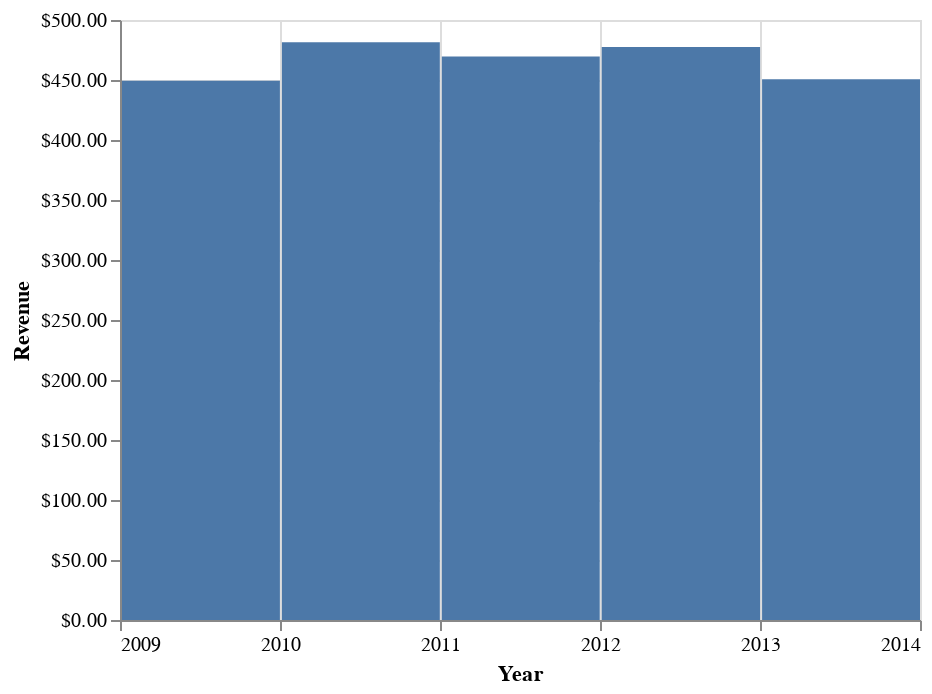

The cell this chart's notebook holds for it:
### Markdown cell above
Let's make some charts! To create a chart, call the `project.chart()` instead of 
the usual `altair.Chart(data)`.

### Code cell
project.chart().mark_bar().encode(
    x=d.Year,
    y=m.revenue,
)

### Figure 1 — Vega-Lite specification as saved in the notebook (floating-point values rounded to 4 significant figures)
{"config": {"view": {"continuousWidth": 400, "continuousHeight": 300}}, "data": {"name": "data-baba7ff52baf548e4b55d51de350ea18"}, "mark": "bar", "encoding": {"tooltip": [{"field": "Year", "title": "Year", "type": "temporal", "format": "%-Y"}, {"field": "revenue", "title": "Revenue", "type": "quantitative", "format": "$01,.2f"}], "x": {"axis": {"title": "Year", "format": "%-Y"}, "field": "Year", "timeUnit": "year", "type": "temporal"}, "y": {"axis": {"title": "Revenue", "format": "$01,.2f"}, "field": "revenue", "type": "quantitative"}}, "$schema": "https://vega.github.io/schema/vega-lite/v4.17.0.json", "datasets": {"data-baba7ff52baf548e4b55d51de350ea18": [{"Year": "2009-01-01T00:00:00", "revenue": 449.5}, {"Year": "2010-01-01T00:00:00", "revenue": 481.4}, {"Year": "2011-01-01T00:00:00", "revenue": 469.6}, {"Year": "2012-01-01T00:00:00", "revenue": 477.5}, {"Year": "2013-01-01T00:00:00", "revenue": 450.6}]}}
